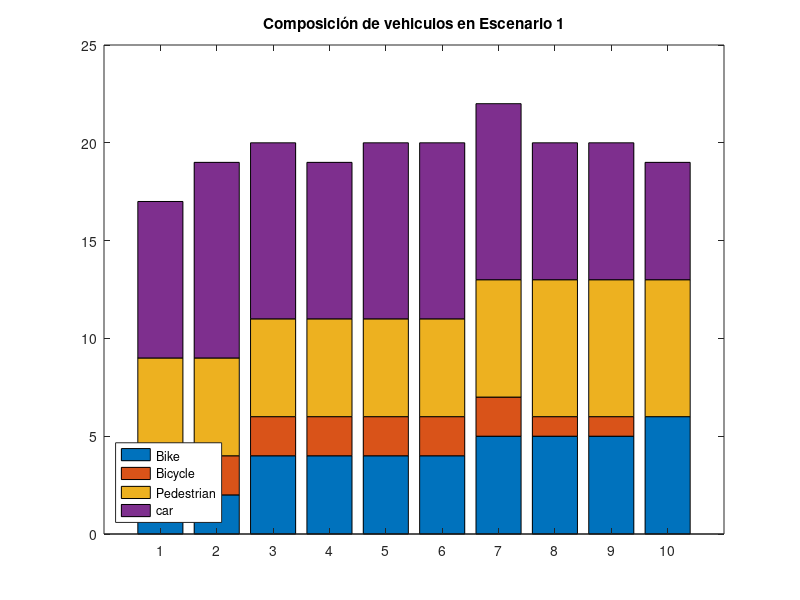
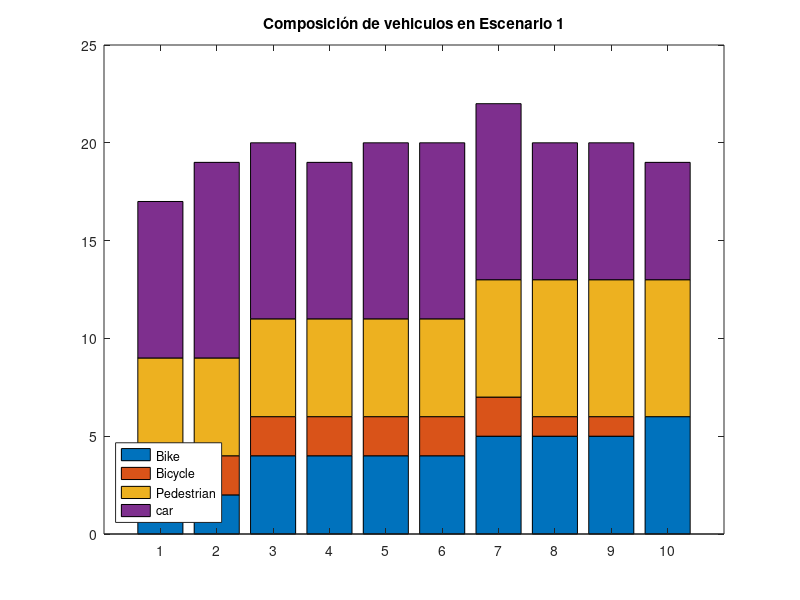
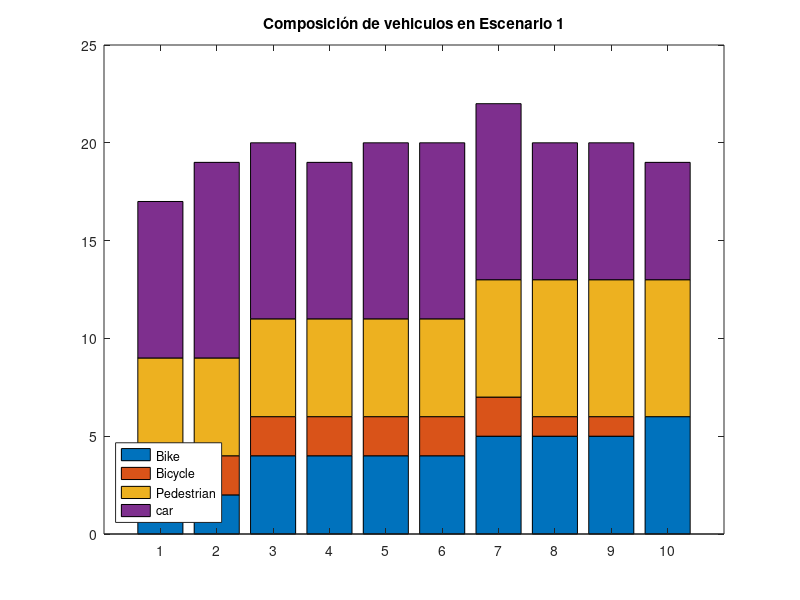
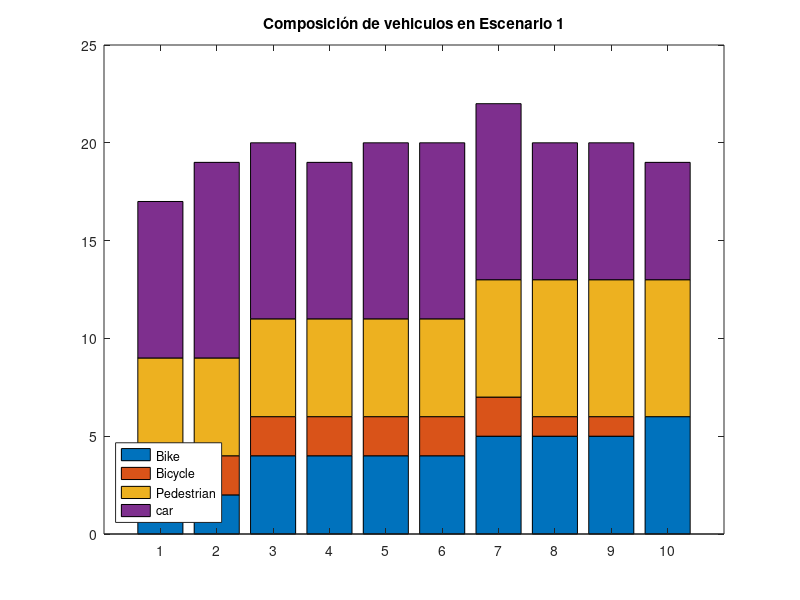

MATLAB code to generate these figures, in order:
fid=fopen('Comp_Nodes.txt');
tline = fgetl(fid);
tlines = cell(0,1);
while ischar(tline)
    tlines{end+1,1} = tline;
    tline = fgetl(fid);
end
fclose(fid);



for j=1:3:(length(tlines)-3)

LD_Nodes = [str2num(tlines{j}) ; str2num(tlines{j+1}) ; str2num(tlines{j+2})]';
%DEN=20599s,22330s,22113s,23916s
ind2 = zeros(4,10);
ini_T = min(LD_Nodes(:,1));

for i=1:length(LD_Nodes)
    ini_n = LD_Nodes(i,1)-ini_T+1;
    fin_n = LD_Nodes(i,2)-ini_T;
    ind2(LD_Nodes(i,3),ini_n:fin_n)= ind2(LD_Nodes(i,3),ini_n:fin_n)+1;
  
end 

sum(ind2)

figure (j)
bar(ind2','stacked')
title('Composición de vehiculos en Escenario 1')
legend('Bike','Bicycle','Pedestrian','car','Location','SouthWest');
xlim([0 11])

end